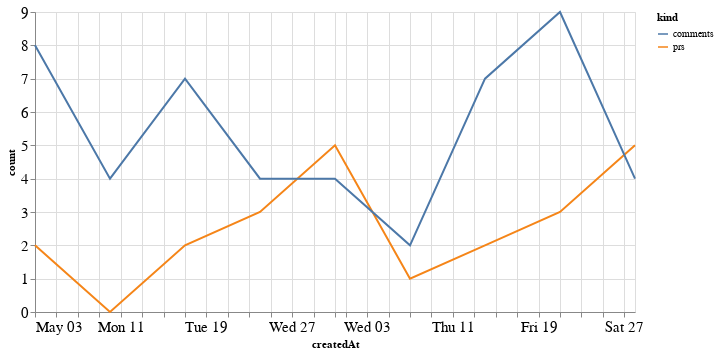

The cell this chart's notebook holds for it:
### Code cell
alt.Chart(total_time, width=600).mark_line().encode(
    x='createdAt',
    y='count',
    color='kind'
)

### Figure 1 — Vega-Lite specification as saved in the notebook (floating-point values rounded to 4 significant figures)
{"config": {"axisLeft": {"labelFontSize": 15}, "axisBottom": {"labelFontSize": 15}}, "data": {"name": "data-c641371fd954fef4e712173d965e48c0"}, "mark": "line", "encoding": {"color": {"type": "nominal", "field": "kind"}, "x": {"type": "temporal", "field": "createdAt"}, "y": {"type": "quantitative", "field": "count"}}, "width": 600, "$schema": "https://vega.github.io/schema/vega-lite/v4.8.1.json", "datasets": {"data-c641371fd954fef4e712173d965e48c0": [{"createdAt": "2020-05-03T00:00:00", "kind": "prs", "count": 2}, {"createdAt": "2020-05-10T00:00:00", "kind": "prs", "count": 0}, {"createdAt": "2020-05-17T00:00:00", "kind": "prs", "count": 2}, {"createdAt": "2020-05-24T00:00:00", "kind": "prs", "count": 3}, {"createdAt": "2020-05-31T00:00:00", "kind": "prs", "count": 5}, {"createdAt": "2020-06-07T00:00:00", "kind": "prs", "count": 1}, {"createdAt": "2020-06-14T00:00:00", "kind": "prs", "count": 2}, {"createdAt": "2020-06-21T00:00:00", "kind": "prs", "count": 3}, {"createdAt": "2020-06-28T00:00:00", "kind": "prs", "count": 5}, {"createdAt": "2020-05-03T00:00:00", "kind": "comments", "count": 8}, {"createdAt": "2020-05-10T00:00:00", "kind": "comments", "count": 4}, {"createdAt": "2020-05-17T00:00:00", "kind": "comments", "count": 7}, {"createdAt": "2020-05-24T00:00:00", "kind": "comments", "count": 4}, {"createdAt": "2020-05-31T00:00:00", "kind": "comments", "count": 4}, {"createdAt": "2020-06-07T00:00:00", "kind": "comments", "count": 2}, {"createdAt": "2020-06-14T00:00:00", "kind": "comments", "count": 7}, {"createdAt": "2020-06-21T00:00:00", "kind": "comments", "count": 9}, {"createdAt": "2020-06-28T00:00:00", "kind": "comments", "count": 4}]}}
